Frame 1 (no input): blank canvas, image omitted
Frame 60 (the mouse pressed at the canvas centre just before this capture): blank canvas, image omitted
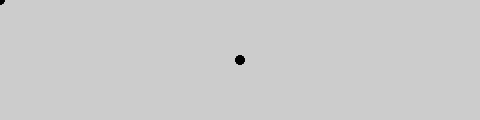
Frame 120 (the mouse held since frame 60 and released just before this capture)

The Processing sketch whose frames 1 and 60 were blank and that drew this single picture after the mouse press (run headless with seeded random() and noise(); from frame 60 on, the mouse is pressed at the canvas centre):

// Processing sketch: ex505
// ── ex505.pde
// Ex 5-5

void setup() {
  size(480, 120);
  fill(0, 102);
  noStroke();
}

void draw() {
  ellipse(mouseX, mouseY, 9, 9);
}
